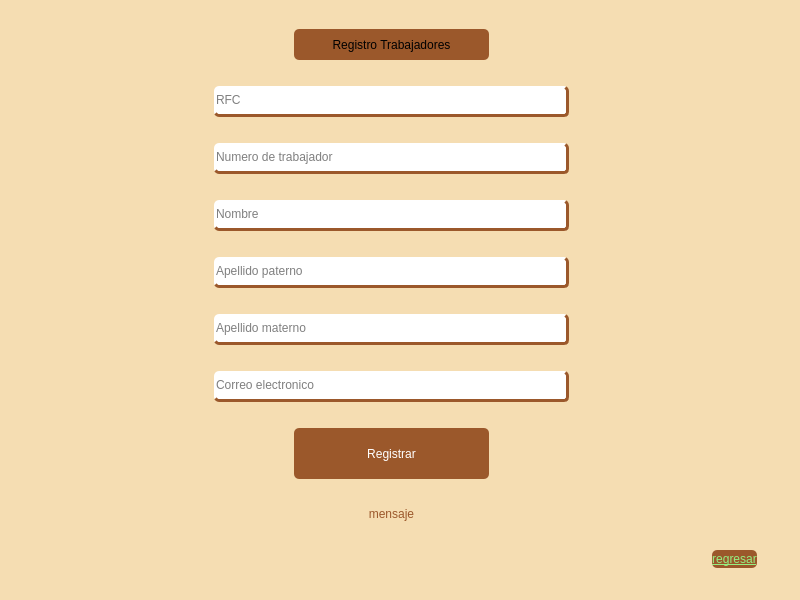
<?xml version="1.0" encoding="UTF-8"?>
<ui version="4.0">
 <class>MainWindow</class>
 <widget class="QMainWindow" name="MainWindow">
  <property name="geometry">
   <rect>
    <x>0</x>
    <y>0</y>
    <width>800</width>
    <height>600</height>
   </rect>
  </property>
  <property name="windowTitle">
   <string>MainWindow</string>
  </property>
  <property name="styleSheet">
   <string notr="true">background-color:  rgba(245, 221, 178, 1.0) ;</string>
  </property>
  <widget class="QWidget" name="centralwidget">
   <layout class="QGridLayout" name="gridLayout">
    <item row="13" column="2">
     <spacer name="horizontalSpacer_15">
      <property name="orientation">
       <enum>Qt::Orientation::Horizontal</enum>
      </property>
      <property name="sizeHint" stdset="0">
       <size>
        <width>40</width>
        <height>20</height>
       </size>
      </property>
     </spacer>
    </item>
    <item row="13" column="6">
     <spacer name="horizontalSpacer_9">
      <property name="orientation">
       <enum>Qt::Orientation::Horizontal</enum>
      </property>
      <property name="sizeHint" stdset="0">
       <size>
        <width>40</width>
        <height>20</height>
       </size>
      </property>
     </spacer>
    </item>
    <item row="13" column="14">
     <spacer name="horizontalSpacer_16">
      <property name="orientation">
       <enum>Qt::Orientation::Horizontal</enum>
      </property>
      <property name="sizeHint" stdset="0">
       <size>
        <width>40</width>
        <height>20</height>
       </size>
      </property>
     </spacer>
    </item>
    <item row="13" column="1">
     <spacer name="horizontalSpacer_4">
      <property name="orientation">
       <enum>Qt::Orientation::Horizontal</enum>
      </property>
      <property name="sizeHint" stdset="0">
       <size>
        <width>40</width>
        <height>20</height>
       </size>
      </property>
     </spacer>
    </item>
    <item row="13" column="7">
     <spacer name="horizontalSpacer_7">
      <property name="orientation">
       <enum>Qt::Orientation::Horizontal</enum>
      </property>
      <property name="sizeHint" stdset="0">
       <size>
        <width>40</width>
        <height>20</height>
       </size>
      </property>
     </spacer>
    </item>
    <item row="4" column="6" colspan="9">
     <widget class="QLineEdit" name="leNombre">
      <property name="maximumSize">
       <size>
        <width>16777215</width>
        <height>31</height>
       </size>
      </property>
      <property name="styleSheet">
       <string notr="true">background-color: rgb(255, 255, 255);
color: rgb(0, 0, 0);
border-radius: 5px;
border-bottom: 3px solid rgba(155, 88, 43, 1.0);
border-right: 3px solid  rgba(155, 88, 43, 1.0);</string>
      </property>
      <property name="placeholderText">
       <string>Nombre</string>
      </property>
     </widget>
    </item>
    <item row="5" column="6" colspan="9">
     <widget class="QLineEdit" name="leApaterno">
      <property name="maximumSize">
       <size>
        <width>16777215</width>
        <height>31</height>
       </size>
      </property>
      <property name="styleSheet">
       <string notr="true">background-color: rgb(255, 255, 255);
color: rgb(0, 0, 0);
border-radius: 5px;
border-bottom: 3px solid rgba(155, 88, 43, 1.0);
border-right: 3px solid  rgba(155, 88, 43, 1.0);</string>
      </property>
      <property name="placeholderText">
       <string>Apellido paterno</string>
      </property>
     </widget>
    </item>
    <item row="10" column="8" colspan="5">
     <widget class="QPushButton" name="btnRegistrar">
      <property name="enabled">
       <bool>true</bool>
      </property>
      <property name="sizePolicy">
       <sizepolicy hsizetype="Expanding" vsizetype="Fixed">
        <horstretch>0</horstretch>
        <verstretch>0</verstretch>
       </sizepolicy>
      </property>
      <property name="maximumSize">
       <size>
        <width>16777215</width>
        <height>51</height>
       </size>
      </property>
      <property name="cursor">
       <cursorShape>PointingHandCursor</cursorShape>
      </property>
      <property name="styleSheet">
       <string notr="true">QPushButton {
    background-color: rgba(155, 88, 43, 1.0);
    color: white;
	padding: 8px;
    border-radius: 5px;
    transition: all 200ms;
}
QPushButton:hover {
	padding: 12px;
    background-color: rgba(209, 138, 91, 1.0) ;
}
</string>
      </property>
      <property name="text">
       <string>Registrar</string>
      </property>
     </widget>
    </item>
    <item row="13" column="0">
     <spacer name="horizontalSpacer_3">
      <property name="orientation">
       <enum>Qt::Orientation::Horizontal</enum>
      </property>
      <property name="sizeHint" stdset="0">
       <size>
        <width>40</width>
        <height>20</height>
       </size>
      </property>
     </spacer>
    </item>
    <item row="2" column="6" colspan="9">
     <widget class="QLineEdit" name="leRfc">
      <property name="maximumSize">
       <size>
        <width>16777215</width>
        <height>31</height>
       </size>
      </property>
      <property name="styleSheet">
       <string notr="true">background-color: rgb(255, 255, 255);
color: rgb(0, 0, 0);
border-radius: 5px;
border-bottom: 3px solid rgba(155, 88, 43, 1.0);
border-right: 3px solid  rgba(155, 88, 43, 1.0);</string>
      </property>
      <property name="placeholderText">
       <string>RFC</string>
      </property>
     </widget>
    </item>
    <item row="13" column="4">
     <spacer name="horizontalSpacer_17">
      <property name="orientation">
       <enum>Qt::Orientation::Horizontal</enum>
      </property>
      <property name="sizeHint" stdset="0">
       <size>
        <width>40</width>
        <height>20</height>
       </size>
      </property>
     </spacer>
    </item>
    <item row="13" column="12">
     <spacer name="horizontalSpacer_5">
      <property name="orientation">
       <enum>Qt::Orientation::Horizontal</enum>
      </property>
      <property name="sizeHint" stdset="0">
       <size>
        <width>40</width>
        <height>20</height>
       </size>
      </property>
     </spacer>
    </item>
    <item row="13" column="21">
     <spacer name="horizontalSpacer_12">
      <property name="orientation">
       <enum>Qt::Orientation::Horizontal</enum>
      </property>
      <property name="sizeHint" stdset="0">
       <size>
        <width>40</width>
        <height>20</height>
       </size>
      </property>
     </spacer>
    </item>
    <item row="13" column="9">
     <spacer name="horizontalSpacer_19">
      <property name="orientation">
       <enum>Qt::Orientation::Horizontal</enum>
      </property>
      <property name="sizeHint" stdset="0">
       <size>
        <width>40</width>
        <height>20</height>
       </size>
      </property>
     </spacer>
    </item>
    <item row="13" column="18">
     <spacer name="horizontalSpacer">
      <property name="orientation">
       <enum>Qt::Orientation::Horizontal</enum>
      </property>
      <property name="sizeHint" stdset="0">
       <size>
        <width>40</width>
        <height>20</height>
       </size>
      </property>
     </spacer>
    </item>
    <item row="13" column="13">
     <spacer name="horizontalSpacer_10">
      <property name="orientation">
       <enum>Qt::Orientation::Horizontal</enum>
      </property>
      <property name="sizeHint" stdset="0">
       <size>
        <width>40</width>
        <height>20</height>
       </size>
      </property>
     </spacer>
    </item>
    <item row="13" column="17">
     <spacer name="horizontalSpacer_18">
      <property name="orientation">
       <enum>Qt::Orientation::Horizontal</enum>
      </property>
      <property name="sizeHint" stdset="0">
       <size>
        <width>40</width>
        <height>20</height>
       </size>
      </property>
     </spacer>
    </item>
    <item row="6" column="6" colspan="9">
     <widget class="QLineEdit" name="leAmaterno">
      <property name="maximumSize">
       <size>
        <width>16777215</width>
        <height>31</height>
       </size>
      </property>
      <property name="styleSheet">
       <string notr="true">background-color: rgb(255, 255, 255);
color: rgb(0, 0, 0);
border-radius: 5px;
border-bottom: 3px solid rgba(155, 88, 43, 1.0);
border-right: 3px solid  rgba(155, 88, 43, 1.0);</string>
      </property>
      <property name="placeholderText">
       <string>Apellido materno</string>
      </property>
     </widget>
    </item>
    <item row="13" column="16">
     <spacer name="horizontalSpacer_14">
      <property name="orientation">
       <enum>Qt::Orientation::Horizontal</enum>
      </property>
      <property name="sizeHint" stdset="0">
       <size>
        <width>40</width>
        <height>20</height>
       </size>
      </property>
     </spacer>
    </item>
    <item row="13" column="3">
     <spacer name="horizontalSpacer_13">
      <property name="orientation">
       <enum>Qt::Orientation::Horizontal</enum>
      </property>
      <property name="sizeHint" stdset="0">
       <size>
        <width>40</width>
        <height>20</height>
       </size>
      </property>
     </spacer>
    </item>
    <item row="13" column="8">
     <spacer name="horizontalSpacer_6">
      <property name="orientation">
       <enum>Qt::Orientation::Horizontal</enum>
      </property>
      <property name="sizeHint" stdset="0">
       <size>
        <width>40</width>
        <height>20</height>
       </size>
      </property>
     </spacer>
    </item>
    <item row="3" column="6" colspan="9">
     <widget class="QLineEdit" name="leNumero">
      <property name="maximumSize">
       <size>
        <width>16777215</width>
        <height>31</height>
       </size>
      </property>
      <property name="styleSheet">
       <string notr="true">background-color: rgb(255, 255, 255);
color: rgb(0, 0, 0);
border-radius: 5px;
border-bottom: 3px solid rgba(155, 88, 43, 1.0);
border-right: 3px solid  rgba(155, 88, 43, 1.0);

</string>
      </property>
      <property name="placeholderText">
       <string>Numero de trabajador</string>
      </property>
     </widget>
    </item>
    <item row="13" column="11">
     <spacer name="horizontalSpacer_20">
      <property name="orientation">
       <enum>Qt::Orientation::Horizontal</enum>
      </property>
      <property name="sizeHint" stdset="0">
       <size>
        <width>40</width>
        <height>20</height>
       </size>
      </property>
     </spacer>
    </item>
    <item row="11" column="8" colspan="5">
     <widget class="QLabel" name="mensaje">
      <property name="maximumSize">
       <size>
        <width>16777215</width>
        <height>18</height>
       </size>
      </property>
      <property name="styleSheet">
       <string notr="true">color: rgba(155, 88, 43, 1.0);;</string>
      </property>
      <property name="text">
       <string>mensaje</string>
      </property>
      <property name="alignment">
       <set>Qt::AlignmentFlag::AlignCenter</set>
      </property>
     </widget>
    </item>
    <item row="13" column="19">
     <spacer name="horizontalSpacer_8">
      <property name="orientation">
       <enum>Qt::Orientation::Horizontal</enum>
      </property>
      <property name="sizeHint" stdset="0">
       <size>
        <width>40</width>
        <height>20</height>
       </size>
      </property>
     </spacer>
    </item>
    <item row="8" column="6" colspan="9">
     <widget class="QLineEdit" name="leEmail">
      <property name="maximumSize">
       <size>
        <width>16777215</width>
        <height>31</height>
       </size>
      </property>
      <property name="styleSheet">
       <string notr="true">background-color: rgb(255, 255, 255);
color: rgb(0, 0, 0);
border-radius: 5px;
border-bottom: 3px solid rgba(155, 88, 43, 1.0);
border-right: 3px solid  rgba(155, 88, 43, 1.0);</string>
      </property>
      <property name="placeholderText">
       <string>Correo electronico</string>
      </property>
     </widget>
    </item>
    <item row="13" column="10">
     <spacer name="horizontalSpacer_2">
      <property name="orientation">
       <enum>Qt::Orientation::Horizontal</enum>
      </property>
      <property name="sizeHint" stdset="0">
       <size>
        <width>40</width>
        <height>20</height>
       </size>
      </property>
     </spacer>
    </item>
    <item row="13" column="5">
     <spacer name="horizontalSpacer_11">
      <property name="orientation">
       <enum>Qt::Orientation::Horizontal</enum>
      </property>
      <property name="sizeHint" stdset="0">
       <size>
        <width>40</width>
        <height>20</height>
       </size>
      </property>
     </spacer>
    </item>
    <item row="0" column="8" colspan="5">
     <widget class="QLabel" name="label">
      <property name="sizePolicy">
       <sizepolicy hsizetype="Expanding" vsizetype="Minimum">
        <horstretch>0</horstretch>
        <verstretch>0</verstretch>
       </sizepolicy>
      </property>
      <property name="maximumSize">
       <size>
        <width>16777215</width>
        <height>31</height>
       </size>
      </property>
      <property name="autoFillBackground">
       <bool>false</bool>
      </property>
      <property name="styleSheet">
       <string notr="true">color: rgb(0, 0, 0);
background-color: rgba(155, 88, 43, 1.0);
border-radius: 5px;</string>
      </property>
      <property name="text">
       <string>Registro Trabajadores</string>
      </property>
      <property name="alignment">
       <set>Qt::AlignmentFlag::AlignCenter</set>
      </property>
     </widget>
    </item>
    <item row="13" column="20">
     <widget class="QLabel" name="labelLink">
      <property name="maximumSize">
       <size>
        <width>59</width>
        <height>18</height>
       </size>
      </property>
      <property name="cursor">
       <cursorShape>PointingHandCursor</cursorShape>
      </property>
      <property name="styleSheet">
       <string notr="true">background-color: rgba(155, 88, 43, 1.0);
border-radius: 5px;</string>
      </property>
      <property name="text">
       <string>&lt;html&gt;&lt;head/&gt;&lt;body&gt;&lt;p align=&quot;center&quot;&gt;&lt;a href=&quot;iniciar&quot;&gt;&lt;span style=&quot; text-decoration: underline; color:#95ef81;&quot;&gt;regresar&lt;/span&gt;&lt;/a&gt;&lt;/p&gt;&lt;/body&gt;&lt;/html&gt;</string>
      </property>
     </widget>
    </item>
   </layout>
  </widget>
 </widget>
 <resources/>
 <connections/>
</ui>
